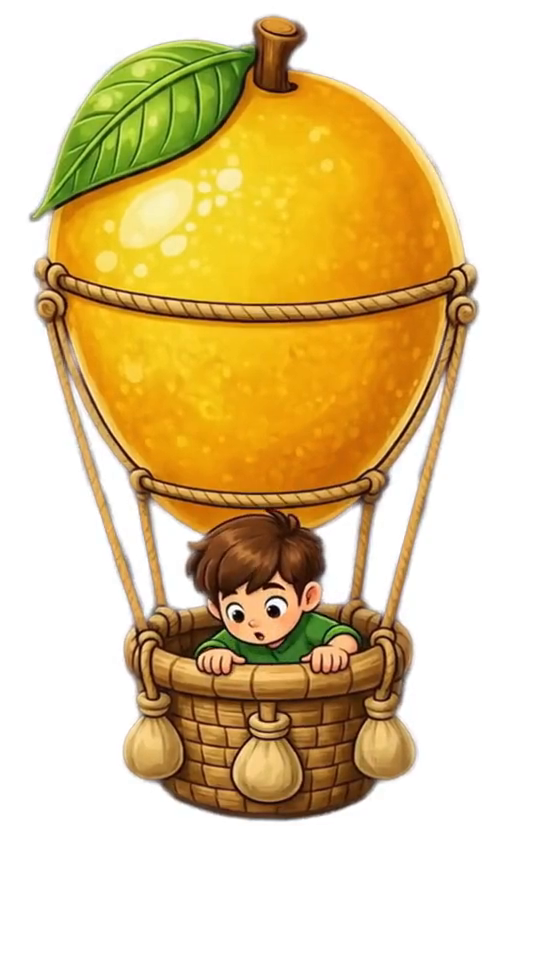
#> input picture frame 30 of assets/angry.mp4, 540 x 960 px, given in place of watching.mp4, which was not available
$ python make-customer-atlases.py
#> lines starting #> are read from the running program, lines starting #| are printed output that depends on the picture; after the words box and inside, x2 and y2 are one past the last pixel; in counts of white or black regions, pixels touching at a corner belong together; pictures that were not available may be replaced by others from this repository, and a replacement may not be noted
"""Bake each customer clip into a pre-keyed sprite atlas for phones.

The runtime keyer in src/customer.js strips the near-white background from a
video FRAME BY FRAME, on the main thread, with a getImageData readback. On
WebKit that readback is synchronous with the game loop, so the iOS path skips
video entirely and shows a single still. This tool does the identical keying
OFFLINE, once, and packs the transparent frames into one WebP grid per mood.
The phone then plays the reaction by drawing one grid cell per frame — the same
one drawImage the frozen still already cost, with zero keying at runtime.

The mask is the same one used everywhere else (near-white -> dilate for
connectivity -> keep only what the frame border can reach -> intersect back with
the undilated near mask, so a tooth or an eye highlight stays opaque). It is
vectorised here with numpy/cv2 so all ~150 frames of three clips bake in
seconds; the reference implementation lives in tools/make-ios-customer-stills.py.

Output: assets/customer-<mood>-atlas.webp and assets/customer-atlas.json, the
manifest src/customer.js reads (grid shape, cell size, frame count, fps).
"""
from pathlib import Path
import json
import math
import cv2
import numpy as np
from PIL import Image

ROOT = Path(__file__).resolve().parents[1]
ASSETS = ROOT / "assets"
MOODS = ("watching", "happy", "angry")

# Phone draw size is ~40% of a column; 192px on the long side is a touch above
# that on the densest phones and downsamples cleanly. 15fps reads as motion
# while halving the frame count against the 30fps source.
LONG_SIDE = 192
FPS_OUT = 15
TOLERANCE = 80
RADIUS = 2
MASK_LONG = 128
VERSION = "20260812-atlas"


def fit(w, h, long_side):
#> in bake, bgr is the input picture: shape (960, 540, 3); mean B, G, R 156.5, 202.7, 224.4
    s = long_side / max(w, h)
    return max(2, round(w * s)), max(2, round(h * s))


def key_frame(bgr, ow, oh, mw, mh):
    """Background-subtracted RGBA uint8 at (ow, oh)."""
#> called with ow = 108, oh = 192, mw = 72, mh = 128
    small = cv2.resize(bgr, (mw, mh), interpolation=cv2.INTER_LINEAR)
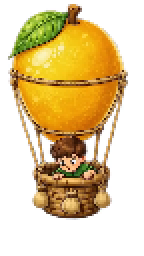
#> small: shape (128, 72, 3) (shown 2 times larger); mean B, G, R 156.3, 202.4, 224.1
    thr = 255 - TOLERANCE
    near = ((small[:, :, 0] >= thr) & (small[:, :, 1] >= thr)
            & (small[:, :, 2] >= thr)).astype(np.uint8)
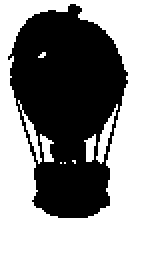
#> near: shape (128, 72) (shown 2 times larger); values 0 (black) and 1 (white), 54.1% white; 1 black region, box (x1, y1, x2, y2) and area: (4, 2, 64, 109) 4230

    kernel = np.ones((RADIUS * 2 + 1, RADIUS * 2 + 1), np.uint8)
    dil = cv2.dilate(near, kernel)
#> dil: shape (128, 72); values 0 (black) and 1 (white), 65.3% white; 1 black region, box (x1, y1, x2, y2) and area: (8, 5, 61, 107) 3202

    # Components of the dilated near mask; only those touching an edge are the
    # true outside. Interior white (teeth, catch-lights) is unreachable and stays.
    _, lab = cv2.connectedComponents(dil, connectivity=4)
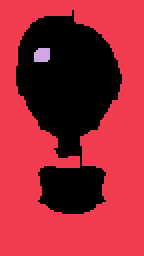
#> lab: shape (128, 72) int32 (shown 2 times larger); 3 distinct labels, from 0 to 2; one colour per label, 0 black
    border = (set(lab[0, :]) | set(lab[-1, :])
              | set(lab[:, 0]) | set(lab[:, -1]))
#> border = 1 item
    border.discard(0)
    outside = np.isin(lab, list(border))
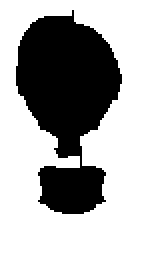
#> outside: shape (128, 72) bool (shown 2 times larger); 64.7% white; 1 black region, box (x1, y1, x2, y2) and area: (8, 5, 61, 107) 3254
    bg = outside & (near == 1)
#> bg: shape (128, 72) bool; 54% white; 1 black region, box (x1, y1, x2, y2) and area: (4, 2, 64, 109) 4238

    alpha_small = np.where(bg, 0, 255).astype(np.uint8)
    alpha = cv2.resize(alpha_small, (ow, oh), interpolation=cv2.INTER_LINEAR)
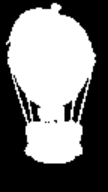
#> alpha: shape (192, 108); min 0, max 255, mean 117.3
    rgb = cv2.cvtColor(
        cv2.resize(bgr, (ow, oh), interpolation=cv2.INTER_LANCZOS4),
        cv2.COLOR_BGR2RGB)
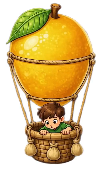
#> rgb: shape (192, 108, 3); mean R, G, B 224.3, 202.6, 156.4
    return np.dstack([rgb, alpha])
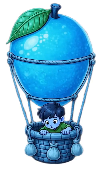
#> returned value: shape (192, 108, 4); mean of channels 0, 1, 2, 3 224.3, 202.6, 156.4, 117.3; drawn as B, G, R


def bake(mood):
    cap = cv2.VideoCapture(str(ASSETS / f"{mood}.mp4"))
    if not cap.isOpened():
        raise SystemExit(f"cannot open {mood}.mp4")
    src_fps = cap.get(cv2.CAP_PROP_FPS) or 30.0
    w0 = int(cap.get(cv2.CAP_PROP_FRAME_WIDTH))
    h0 = int(cap.get(cv2.CAP_PROP_FRAME_HEIGHT))
    ow, oh = fit(w0, h0, LONG_SIDE)
    mw, mh = fit(w0, h0, MASK_LONG)
    step = max(1, round(src_fps / FPS_OUT))

    frames = []
    idx = 0
    while True:
        ok, bgr = cap.read()
        if not ok:
            break
        if idx % step == 0:
            frames.append(Image.fromarray(key_frame(bgr, ow, oh, mw, mh), "RGBA"))
        idx += 1
    cap.release()

    n = len(frames)
    cols = math.ceil(math.sqrt(n))
    rows = math.ceil(n / cols)
    atlas = Image.new("RGBA", (cols * ow, rows * oh), (0, 0, 0, 0))
    for i, fr in enumerate(frames):
        atlas.paste(fr, ((i % cols) * ow, (i // cols) * oh))

    out = ASSETS / f"customer-{mood}-atlas.webp"
    atlas.save(out, "WEBP", quality=80, method=6)
    kb = out.stat().st_size // 1024
    print(f"{out.name}: {n} frames, cell {ow}x{oh}, grid {cols}x{rows}, {kb}KB")
    return {"file": f"{out.name}?v={VERSION}", "cols": cols, "rows": rows,
            "count": n, "cw": ow, "ch": oh}


def main():
    manifest = {"fps": FPS_OUT, "version": VERSION, "moods": {}}
    for mood in MOODS:
        manifest["moods"][mood] = bake(mood)
    (ASSETS / "customer-atlas.json").write_text(
        json.dumps(manifest, indent=2), encoding="utf-8")
    print("wrote assets/customer-atlas.json")


if __name__ == "__main__":
    main()
